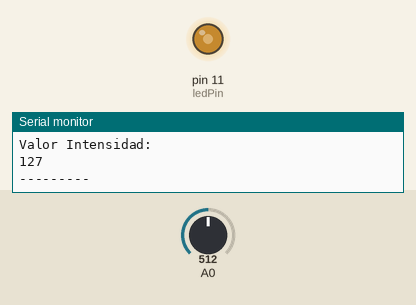
Recording of a sketch running on a simulated Arduino Uno, built with avr-gcc and run on an emulated ATmega328P. Shown: output pins drawn as LEDs (lit = HIGH), the last lines printed to the serial monitor. The test bench sets the inputs (shaded band); at power-on: A0 = 512.

Above: at 2.8 s.
2.9 s: A0 set to 716
At 5.2 s:
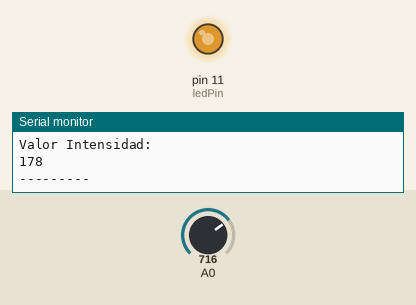
5.6 s: A0 set to 900
At 6.9 s:
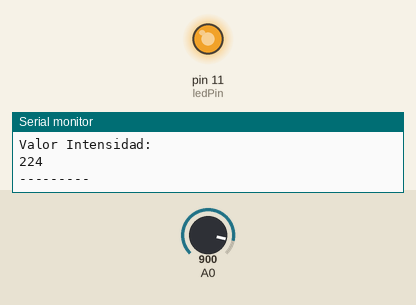
8.3 s: A0 set to 122
At 11.2 s:
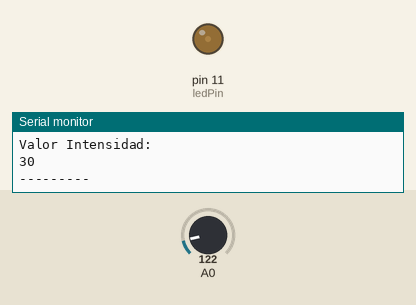
11.5 s: A0 set to 0
At 12.8 s:
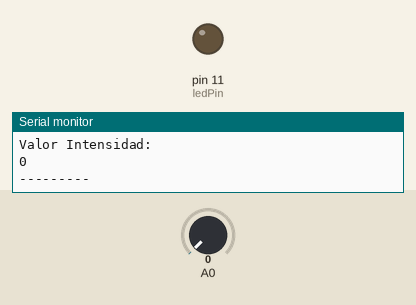
14.2 s: A0 set to 511
At 17.1 s:
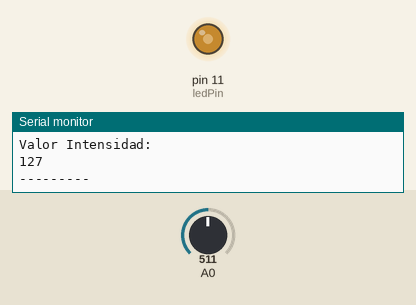
Timing chart, 0 to 18.5 s (numbered marks = the images above; inputs shaded):
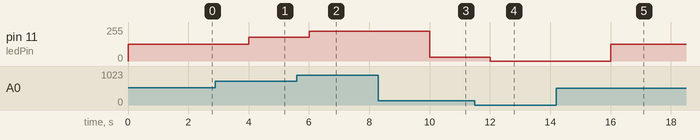

The sketch:

prenderLedPotencimientro.ino
```cpp
int ledPin = 11;
void setup(){
pinMode(ledPin, OUTPUT);
Serial.begin(9600);
}
void loop(){

  int valorPotenciometro = analogRead(A0);

  Serial.println("Valor de lectura:");
  Serial.println(valorPotenciometro);
    int intensidadLED = ((((double)valorPotenciometro)/1023)*255.0);


  Serial.println("Valor Intensidad:");
  Serial.println(intensidadLED);
  analogWrite(ledPin, intensidadLED);
  Serial.println("---------");
  delay (2000);
}
```

Measured:
- after the input at 2.9 s, pin 11 (ledPin): 127/255 → 178/255 after 1.1 s
- after the input at 5.6 s, pin 11 (ledPin): 178/255 → 224/255 after 0.40 s
- after the input at 8.3 s, pin 11 (ledPin): 224/255 → 30/255 after 1.7 s
- after the input at 11.5 s, pin 11 (ledPin): 30/255 → 0/255 after 0.51 s
- after the input at 14.2 s, pin 11 (ledPin): 0/255 → 127/255 after 1.8 s
